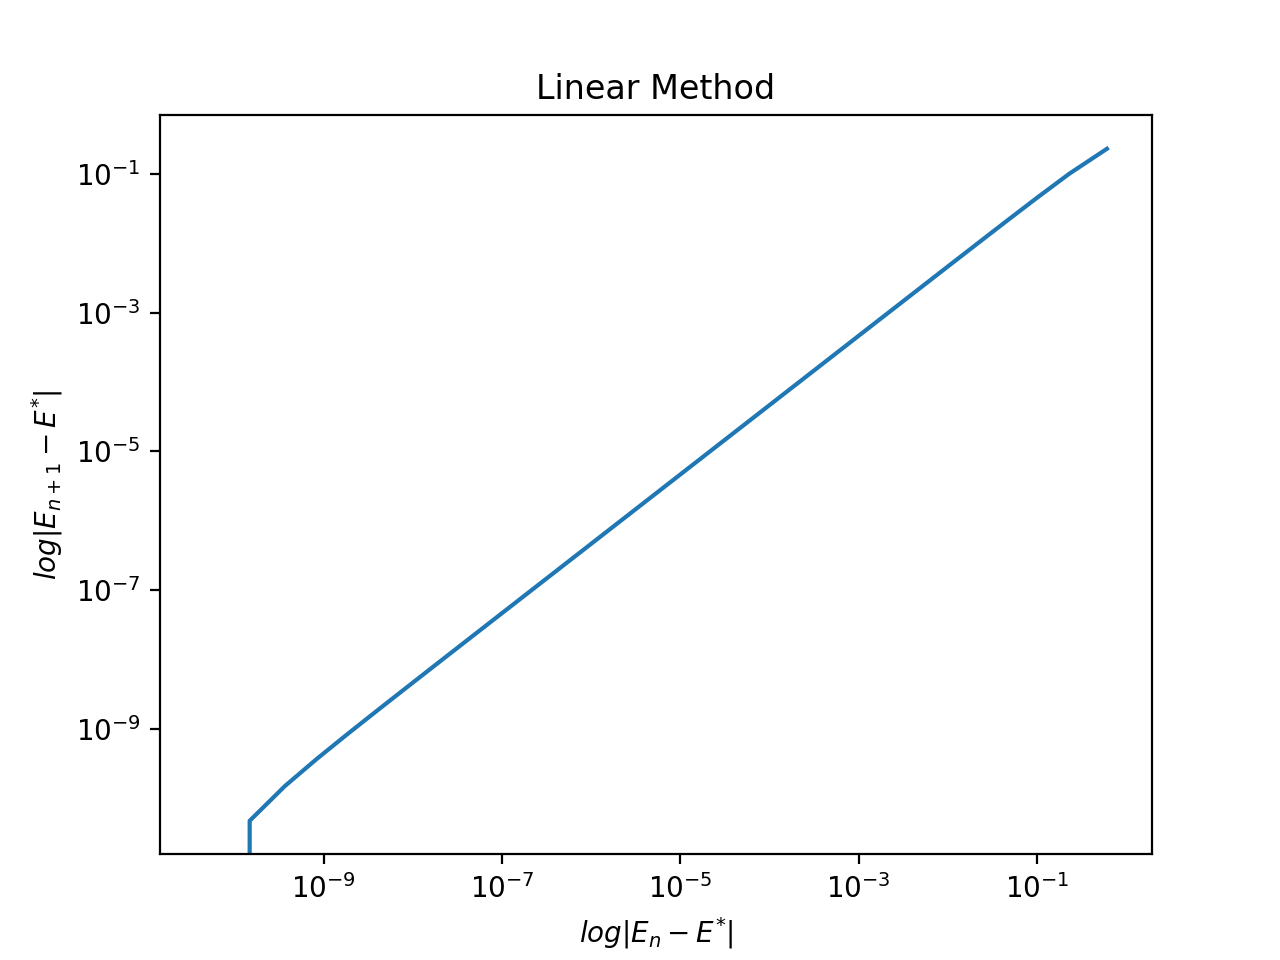

Recreate this plot in Python.
#!/usr/bin/env python3
# -*- coding: utf-8 -*-
"""
Created on Thu Nov  8 12:14:01 2018

@author: alfred_mac
"""

import numpy as np
import matplotlib.pyplot as plt

e = 0.5         # eccentricity
M = 0.2         # mean anomaly
E_1 = 0.0       # initial value for E(-1)
E0 = 1.0        # initial value for E(0)
E = [E_1,E0]    # list of E's (values of eccentric anomaly)

def flinear(E_1,E0,e,M,E):
    if(abs(E0-E_1)>1e-10):
        E1 = M + (e*np.sin(E0))
        E.append(E1)
        return flinear(E0,E1,e,M,E)
    
    return E0,E

print("After many iterations, result is:")
print(flinear(E_1,E0,e,M,E))

print(abs(np.array(E[2:-1])-E[-1])/abs(np.array(E[1:-2])-E[-1]))

plt.loglog(abs(np.array(E[1:-1])-E[-1]),abs(np.array(E[2:])-E[-1]))
plt.title('Linear Method')
plt.xlabel('$log|E_{n}-E^{*}|$')
plt.ylabel('$log|E_{n+1}-E^{*}|$')
plt.show()
